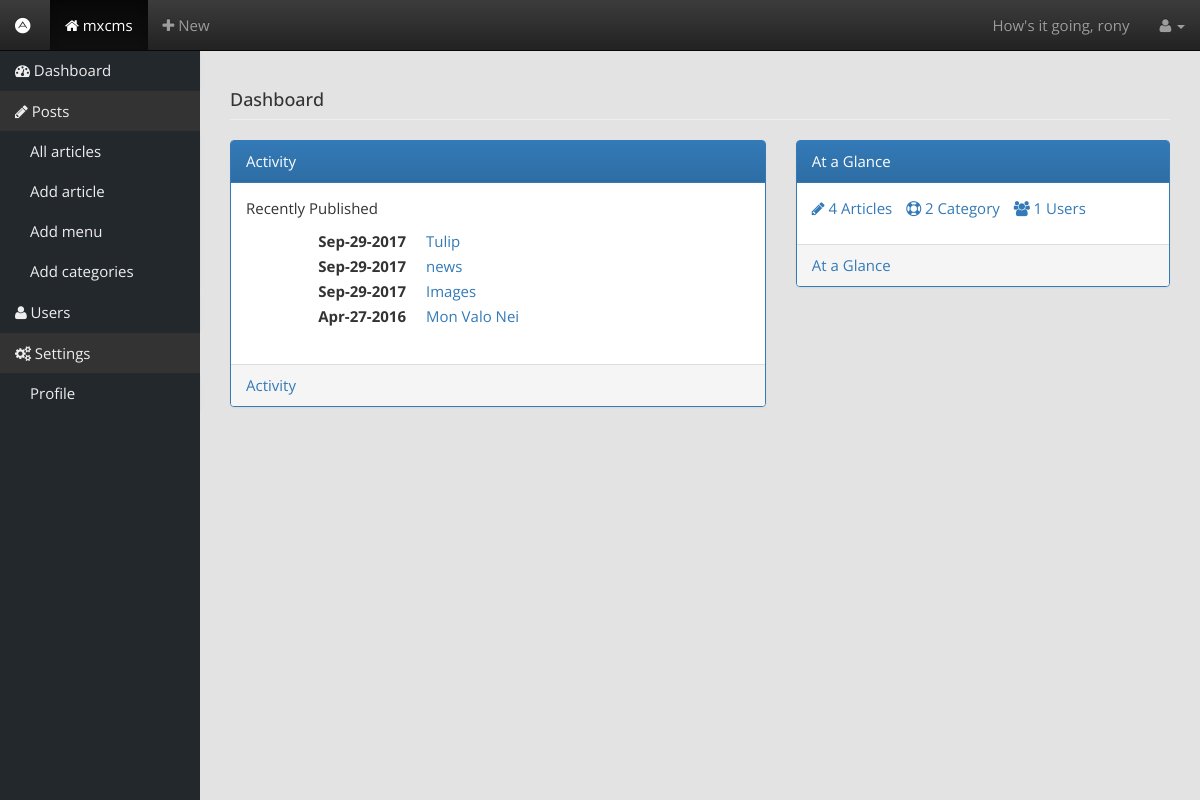
Page /dashboard.php (signed in) on the committed database.
### tables this page shows
CREATE TABLE IF NOT EXISTS `articles` (
  `id` int(11) NOT NULL AUTO_INCREMENT,
  `users_id` int(11) NOT NULL,
  `title` varchar(255) NOT NULL,
  `sub_title` varchar(255) NOT NULL,
  `summary` varchar(255) NOT NULL,
  `html_summary` varchar(255) NOT NULL,
  `details` text NOT NULL,
  `html_details` text NOT NULL,
  `created_at` datetime NOT NULL,
  `modified_at` datetime NOT NULL,
  `deleted_at` datetime NOT NULL,
  PRIMARY KEY (`id`),
  KEY `fk_user_id` (`users_id`)
);

### src/owncms.php (called while the page is built, shortened)
<?php
class owncms{
	public $user_id = '';
	public $is_admin = '';
	public $conn = '';
	public function __construct(){
		$this->conn = mysqli_connect("localhost","root","","owncms");
		if(isset($_SERVER['HTTPS']) && $_SERVER['HTTPS'] != 'off'){
	        $dir = 'https://'.$_SERVER['SERVER_NAME'].$_SERVER["REQUEST_URI"];
	        $array = explode('/', $dir);
	        $pop = array_pop($array);
	        $this->basepath = implode('/', $array);
	    }else{
	        $dir = 'http://'.$_SERVER['SERVER_NAME'].$_SERVER["REQUEST_URI"];
	        $array = explode('/', $dir);
	    }
		return $this;
	}
	public function prepare($data){
		if (!empty($data['user_id'])) {
			$this->user_id = $data['user_id'];
		}
		if (isset($data['is_admin'])) {
			$this->is_admin = $data['is_admin'];
		}
		return $this;
	}
	public function profiles(){
		$query = "SELECT * FROM users RIGHT JOIN profiles ON profiles.user_id = users.id WHERE is_admin = 0 AND is_active != 3 OR is_active IS NULL";
		$result = mysqli_query($this->conn,$query);
		while ($row = mysqli_fetch_assoc($result)){
			$array[] = $row;
		}
		if (!empty($array)) { return $array; }
	}
	public function categories(){
		$query = "SELECT * FROM categories WHERE parent_id = 0";
		$result = mysqli_query($this->conn,$query);
		while ($row = mysqli_fetch_assoc($result)){
			$array[] = $row;
		}
		if (!empty($array)) {
			return $array;
		}
	}
	public function articles(){
		if ($this->is_admin == '1') {
			$query = "SELECT * FROM articles ORDER BY id DESC";
		}elseif ($this->is_admin == '0') {
			$query = "SELECT * FROM articles WHERE users_id = $this->user_id ORDER BY id DESC";
		}else{
			$query = "SELECT * FROM articles ORDER BY id DESC";
		}
		$result = mysqli_query($this->conn,$query);
		while ($row = mysqli_fetch_assoc($result)){
			$array[] = $row;
		}
		if (!empty($array)) { return $array; }
	}
}
?>

### dashboard.php (the view, shortened to what this page needs)
<?php
include_once('header_dashboard.php');
$obj->prepare($_SESSION);
$articles = $obj->articles();
$categories = $obj->categories();
$allusers = $obj->profiles();
?>
<div class="container-fluid">
    <div class="row">
        <?php include_once('sidebar.php'); ?>
        <div class="col-sm-10">
            <div class="container-fluid">
                <div class="dashboard">
                    <div class="page-header"><h4>Dashboard</h4></div>
                    <div class="row">
                        <div class="col-sm-7">
                            <div class="panel panel-primary">
                                <div class="panel-heading"><a href="javaScript:;">Activity</a></div>
                                <div class="panel-body">
                                    <p>Recently Published</p>
                                    <?php if (!empty($articles)) { ?>
                                    <dl class="dl-horizontal recent-post">
                                        <?php foreach ($articles as $article) { ?>
                                        <dt>
                                        <?php
                                            $date = date_create($article['created_at']);
                                            echo date_format($date, 'M-d-Y');
                                        ?>
                                        </dt>
                                        <dd><a href="<?php echo basepath(); ?>/single.php?id=<?php echo $article['id']; ?>" target="_blank"><?php echo $article['title']; ?></a></dd>
                                        <?php } ?>
                                    </dl>
                                    <?php }else{ ?>
                                    <p>No recent articles</p>
                                    <?php } ?>
                                </div>
                                <div class="panel-footer"><a href="javaScript:;">Activity</a></div>
                            </div>
                        </div>
                        <div class="col-sm-5">
                            <div class="panel panel-primary">
                                <div class="panel-heading"><a href="javaScript:;">At a Glance</a></div>
                                <div class="panel-body">
                                    <ul class="list-inline">
                                        <li><a href="allposts.php"><i class="fa fa-pencil">&nbsp;</i><?php echo sizeof($articles); ?> Articles</a></li>
                                        <li><a href="addcategory.php"><i class="fa fa-life-ring" aria-hidden="true">&nbsp;</i><?php echo sizeof($categories); ?> Category</a></li>
                                        <li><a href="allusers.php"><i class="fa fa-users" aria-hidden="true">&nbsp;</i><?php echo sizeof($allusers); ?> Users</a></li>
                                    </ul>
                                </div>
                                <div class="panel-footer"><a href="javaScript:;">At a Glance</a></div>
                            </div>
                        </div>
                    </div>
                </div>
            </div>
        </div>
    </div>
</div>
<?php include_once('footer_dashboard.php') ?>

### style.css (style rules this page uses)
body { padding-top:50px; margin:0; color:#333; font-size:15px; line-height:1.4em; text-align:left; background-color:#e3e3e3; font-family: 'Open Sans', sans-serif; font-weight: 400; }
* { outline:none }
a,a:hover,a:focus { outline: none; outline-offset: 0;text-decoration:none }
img,button,input,textarea,a { margin:0; outline:none; border:none; background:none }
a,a:hover { -webkit-transition:all .5s; -ms-transition:all .5s; -moz-transition:all .5s; transition:all .5s; }
h1,h2,h3,h4,h5,h6 { font-family: 'Open Sans', sans-serif; margin: 0 }
.panel-primary .panel-heading a { color: #fff }
html,body.login { padding: 0 }
.dashboard dl.recent-post dt, .dashboard dl.recent-post dd { line-height: 25px }

### rows in the picture
articles: created_at "Sep-29-2017", title "Tulip"
articles: created_at "Sep-29-2017", title "news"
articles: created_at "Sep-29-2017", title "Images"
articles: created_at "Apr-27-2016", title "Mon Valo Nei"

### other values in the picture
$_SESSION['username'] "rony"
sizeof($articles) "4"
sizeof($categories) "2"
sizeof($allusers) "1"
